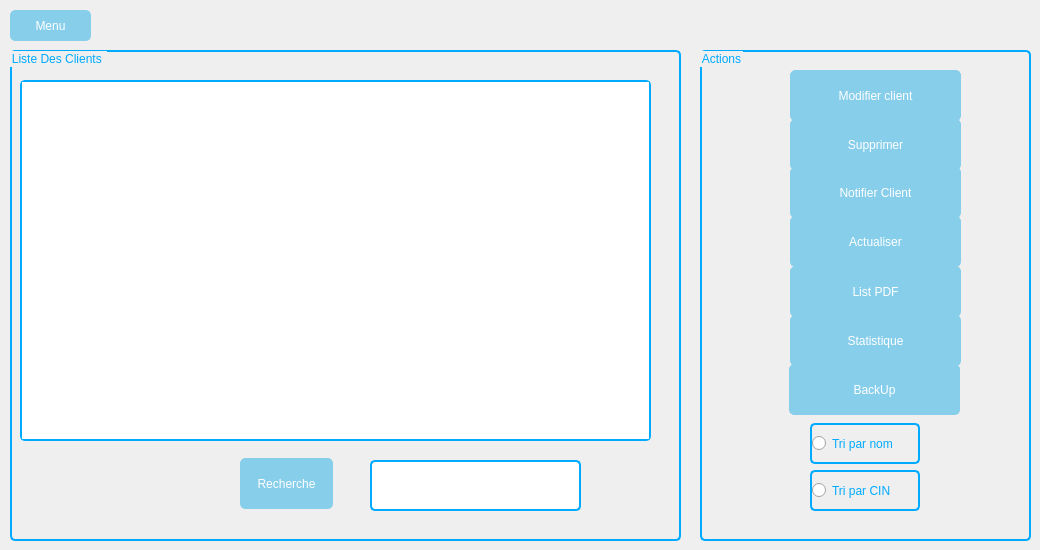
     <widget class="QWidget" name="tab_4">
      <attribute name="title">
       <string>Affichier Client</string>
      </attribute>
      <widget class="QGroupBox" name="groupBox_11">
       <property name="geometry">
        <rect>
         <x>10</x>
         <y>50</y>
         <width>671</width>
         <height>491</height>
        </rect>
       </property>
       <property name="styleSheet">
        <string notr="true">border: 2px solid blue; border-radius: 5px; margin-top: 1ex;
color:#00aaff;
border-color:#00aaff;</string>
       </property>
       <property name="title">
        <string>Liste Des Clients </string>
       </property>
       <widget class="QLineEdit" name="lineEdit_searchEmail">
        <property name="geometry">
         <rect>
          <x>360</x>
          <y>410</y>
          <width>211</width>
          <height>51</height>
         </rect>
        </property>
       </widget>
       <widget class="QPushButton" name="pushButton_13">
        <property name="geometry">
         <rect>
          <x>230</x>
          <y>408</y>
          <width>93</width>
          <height>51</height>
         </rect>
        </property>
        <property name="styleSheet">
         <string notr="true">QPushButton {
    background-color: skyblue;
    color: white;
    border: 1px solid skyblue;
    border-radius: 5px;
    padding: 5px 10px;
}

QPushButton:hover {
    background-color: #00aaff;
}</string>
        </property>
        <property name="text">
         <string>Recherche</string>
        </property>
       </widget>
       <widget class="QTableView" name="tableViewClients">
        <property name="geometry">
         <rect>
          <x>10</x>
          <y>30</y>
          <width>631</width>
          <height>361</height>
         </rect>
        </property>
        <property name="styleSheet">
         <string notr="true"/>
        </property>
       </widget>
      </widget>
      <widget class="QGroupBox" name="groupBox_12">
       <property name="geometry">
        <rect>
         <x>700</x>
         <y>50</y>
         <width>331</width>
         <height>491</height>
        </rect>
       </property>
       <property name="styleSheet">
        <string notr="true">border: 2px solid blue; border-radius: 5px; margin-top: 1ex;
color: #00aaff;
border-color:#00aaff;</string>
       </property>
       <property name="title">
        <string>Actions</string>
       </property>
       <widget class="QPushButton" name="pushButton_notify">
        <property name="geometry">
         <rect>
          <x>90</x>
          <y>117</y>
          <width>171</width>
          <height>51</height>
         </rect>
        </property>
        <property name="styleSheet">
         <string notr="true">QPushButton {
    background-color: skyblue;
    color: white;
    border: 1px solid skyblue;
    border-radius: 5px;
    padding: 5px 10px;
}

QPushButton:hover {
    background-color: #00aaff;
}</string>
        </property>
        <property name="text">
         <string>Notifier Client</string>
        </property>
       </widget>
       <widget class="QPushButton" name="pushButton_actualiser">
        <property name="geometry">
         <rect>
          <x>90</x>
          <y>166</y>
          <width>171</width>
          <height>51</height>
         </rect>
        </property>
        <property name="styleSheet">
         <string notr="true">QPushButton {
    background-color: skyblue;
    color: white;
    border: 1px solid skyblue;
    border-radius: 5px;
    padding: 5px 10px;
}

QPushButton:hover {
    background-color: #00aaff;
}</string>
        </property>
        <property name="text">
         <string>Actualiser</string>
        </property>
       </widget>
       <widget class="QPushButton" name="pushButton_pdf">
        <property name="geometry">
         <rect>
          <x>90</x>
          <y>216</y>
          <width>171</width>
          <height>51</height>
         </rect>
        </property>
        <property name="styleSheet">
         <string notr="true">QPushButton {
    background-color: skyblue;
    color: white;
    border: 1px solid skyblue;
    border-radius: 5px;
    padding: 5px 10px;
}

QPushButton:hover {
    background-color: #00aaff;
}</string>
        </property>
        <property name="text">
         <string>List PDF</string>
        </property>
       </widget>
       <widget class="QRadioButton" name="pushButton_sortByName">
        <property name="geometry">
         <rect>
          <x>110</x>
          <y>373</y>
          <width>110</width>
          <height>41</height>
         </rect>
        </property>
        <property name="text">
         <string>Tri par nom</string>
        </property>
       </widget>
       <widget class="QRadioButton" name="pushButton_sortByCin">
        <property name="geometry">
         <rect>
          <x>110</x>
          <y>420</y>
          <width>110</width>
          <height>41</height>
         </rect>
        </property>
        <property name="text">
         <string>Tri par CIN</string>
        </property>
       </widget>
       <widget class="QPushButton" name="pushButton_deleteClient">
        <property name="geometry">
         <rect>
          <x>90</x>
          <y>69</y>
          <width>171</width>
          <height>51</height>
         </rect>
        </property>
        <property name="styleSheet">
         <string notr="true">QPushButton {
    background-color: skyblue;
    color: white;
    border: 1px solid skyblue;
    border-radius: 5px;
    padding: 5px 10px;
}

QPushButton:hover {
    background-color: #00aaff;
}</string>
        </property>
        <property name="text">
         <string>Supprimer</string>
        </property>
       </widget>
       <widget class="QPushButton" name="pushButton_updateClient">
        <property name="geometry">
         <rect>
          <x>90</x>
          <y>20</y>
          <width>171</width>
          <height>51</height>
         </rect>
        </property>
        <property name="styleSheet">
         <string notr="true">QPushButton {
    background-color: skyblue;
    color: white;
    border: 1px solid skyblue;
    border-radius: 5px;
    padding: 5px 10px;
}

QPushButton:hover {
    background-color: #00aaff;
}</string>
        </property>
        <property name="text">
         <string>Modifier client</string>
        </property>
       </widget>
       <widget class="QPushButton" name="pushButton_statistique">
        <property name="geometry">
         <rect>
          <x>90</x>
          <y>265</y>
          <width>171</width>
          <height>51</height>
         </rect>
        </property>
        <property name="styleSheet">
         <string notr="true">QPushButton {
    background-color: skyblue;
    color: white;
    border: 1px solid skyblue;
    border-radius: 5px;
    padding: 5px 10px;
}

QPushButton:hover {
    background-color: #00aaff;
}</string>
        </property>
        <property name="text">
         <string>Statistique</string>
        </property>
       </widget>
       <widget class="QPushButton" name="pushButton_backup">
        <property name="geometry">
         <rect>
          <x>89</x>
          <y>314</y>
          <width>171</width>
          <height>51</height>
         </rect>
        </property>
        <property name="styleSheet">
         <string notr="true">QPushButton {
    background-color: skyblue;
    color: white;
    border: 1px solid skyblue;
    border-radius: 5px;
    padding: 5px 10px;
}

QPushButton:hover {
    background-color: #00aaff;
}</string>
        </property>
        <property name="text">
         <string>BackUp</string>
        </property>
       </widget>
      </widget>
      <widget class="QPushButton" name="projet_go_to_menu">
       <property name="geometry">
        <rect>
         <x>10</x>
         <y>10</y>
         <width>81</width>
         <height>31</height>
        </rect>
       </property>
       <property name="styleSheet">
        <string notr="true">QPushButton {
    background-color: skyblue;
    color: white;
    border: 1px solid skyblue;
    border-radius: 5px;
    padding: 5px 10px;
}

QPushButton:hover {
    background-color: #00aaff;
}</string>
       </property>
       <property name="text">
        <string>Menu</string>
       </property>
      </widget>
     </widget>
